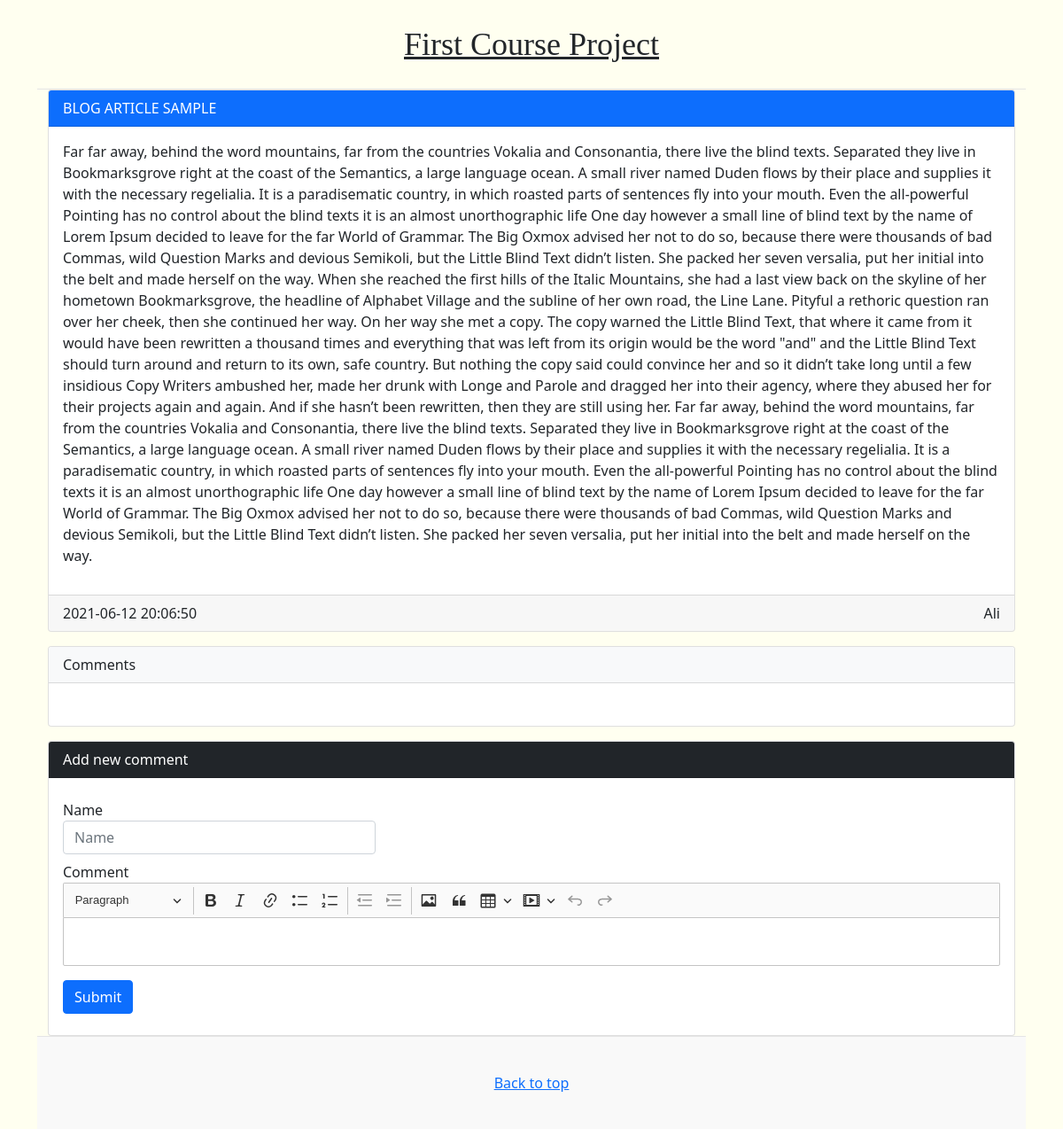
The page /post_details.php?post_id=1 on the database its author committed.
### tables this page shows
CREATE TABLE `posts` (
  `PostID` int(11) NOT NULL,
  `PublisherName` varchar(50) NOT NULL,
  `PostTitle` varchar(50) NOT NULL,
  `PostDetails` text NOT NULL,
  `PostDate` datetime NOT NULL
);

### post_details.php (the view, shortened to what this page needs)
<?PHP
include("connection.php");
include("head.php");
$PostID = (isset($_GET['post_id']) && $_GET['post_id'] )? $_GET['post_id'] : 0;
$sql = "SELECT * FROM `posts` WHERE PostID = '$PostID' ";
$posts = $conn->query($sql);
?>
<main class="container">
  <div class="row g-5">
    <div class="col-md-12">
<?PHP while($post = $posts->fetch_assoc()) {?>
  <div class="card">
  <div class="card-header bg-primary text-white">
  <?=$post['PostTitle']?>
  </div>
  <div class="card-body">
  <p><?PHP echo $post['PostDetails'];?></p>
  </div>
  <div class="card-footer">
  <?=$post['PostDate']?><label class="float-end"><?=$post['PublisherName']?></label>
  </div>
<?PHP } ?>
  </div>
 <div class="card mt-3">
  <div class="card-header bg-light ">
  Comments
  </div>
  <div class="card-body">
  </div>
 </div>
  <div class="card mt-3">
  <div class="card-header bg-dark text-white">
  Add new comment
  </div>
  <div class="card-body">
<form method="post">
<div class="form-group mt-2 col-md-4">
  <label>Name</label>
  <input type="text" name="CommentName" id="CommentName" class="form-control col-3" placeholder="Name">
</div>
<div class="form-group mt-2 mb-2">
  <label>Comment</label>
</div>
<button type="submit" name="doSubmit" class="btn btn-primary mb-2 mt-2">Submit</button>
</form>
  </div>
    </div>
  </div>
</main>
<?PHP include("foot.php"); ?>

### css/blog.css (style rules this page uses)
.bg-back { background-color: #fffff0; }
.bg-light { background-color: #FBF7FC; }

### rows shown on the page
posts: PostTitle "BLOG ARTICLE SAMPLE", PostDetails "Far far away, behind the word mountains, far from the countries Vokalia and Consonantia, there live the blind texts. Separated they live in Bookmarksgrove right at the coast of the Semantics, a large language ocean. A small river named Duden flows by their place and supplies it with the necessary regelialia. It is a paradisematic country, in which roasted parts of sentences fly into your mouth. Even the all-powerful Pointing has no control about the blind texts it is an almost unorthographic life One day however a small line of blind text by the name of Lorem Ipsum decided to leave for the far World of Grammar. The Big Oxmox advised her not to do so, because there were thousands of bad…", PostDate "2021-06-12 20:06:50", PublisherName "Ali"
